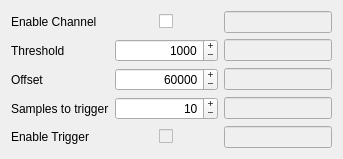
     <widget class="QWidget" name="tabChannel2">
      <attribute name="title">
       <string>Channel 2</string>
      </attribute>
      <layout class="QGridLayout" name="gridLayout_4">
       <item row="4" column="1" alignment="Qt::AlignHCenter">
        <widget class="QCheckBox" name="cbEnableTriggerCh2Input">
         <property name="enabled">
          <bool>false</bool>
         </property>
         <property name="text">
          <string/>
         </property>
        </widget>
       </item>
       <item row="3" column="1">
        <widget class="QSpinBox" name="ledSamplesToTriggerCh2Input">
         <property name="minimumSize">
          <size>
           <width>103</width>
           <height>0</height>
          </size>
         </property>
         <property name="alignment">
          <set>Qt::AlignRight|Qt::AlignTrailing|Qt::AlignVCenter</set>
         </property>
         <property name="buttonSymbols">
          <enum>QAbstractSpinBox::PlusMinus</enum>
         </property>
         <property name="text" stdset="0">
          <string>10</string>
         </property>
         <property name="maximum">
          <number>4095</number>
         </property>
         <property name="value">
          <number>10</number>
         </property>
        </widget>
       </item>
       <item row="3" column="2">
        <widget class="QLineEdit" name="ledSamplesToTriggerCh2Output">
         <property name="enabled">
          <bool>false</bool>
         </property>
         <property name="focusPolicy">
          <enum>Qt::NoFocus</enum>
         </property>
         <property name="alignment">
          <set>Qt::AlignRight|Qt::AlignTrailing|Qt::AlignVCenter</set>
         </property>
        </widget>
       </item>
       <item row="2" column="1">
        <widget class="QSpinBox" name="ledOffsetCh2Input">
         <property name="alignment">
          <set>Qt::AlignRight|Qt::AlignTrailing|Qt::AlignVCenter</set>
         </property>
         <property name="buttonSymbols">
          <enum>QAbstractSpinBox::PlusMinus</enum>
         </property>
         <property name="text" stdset="0">
          <string>60000</string>
         </property>
         <property name="maximum">
          <number>65535</number>
         </property>
         <property name="value">
          <number>60000</number>
         </property>
        </widget>
       </item>
       <item row="1" column="2">
        <widget class="QLineEdit" name="ledThresholdCh2Output">
         <property name="enabled">
          <bool>false</bool>
         </property>
         <property name="focusPolicy">
          <enum>Qt::NoFocus</enum>
         </property>
         <property name="alignment">
          <set>Qt::AlignRight|Qt::AlignTrailing|Qt::AlignVCenter</set>
         </property>
        </widget>
       </item>
       <item row="0" column="2">
        <widget class="QLineEdit" name="ledEnableChannelCh2Output">
         <property name="enabled">
          <bool>false</bool>
         </property>
         <property name="focusPolicy">
          <enum>Qt::NoFocus</enum>
         </property>
         <property name="alignment">
          <set>Qt::AlignRight|Qt::AlignTrailing|Qt::AlignVCenter</set>
         </property>
        </widget>
       </item>
       <item row="0" column="1" alignment="Qt::AlignHCenter">
        <widget class="QCheckBox" name="cbEnableChannelCh2Input">
         <property name="text">
          <string/>
         </property>
        </widget>
       </item>
       <item row="0" column="0">
        <widget class="QLabel" name="labEnableChannel_3">
         <property name="text">
          <string>Enable Channel</string>
         </property>
        </widget>
       </item>
       <item row="4" column="2">
        <widget class="QLineEdit" name="ledEnableTriggerCh2Output">
         <property name="enabled">
          <bool>false</bool>
         </property>
         <property name="focusPolicy">
          <enum>Qt::NoFocus</enum>
         </property>
         <property name="alignment">
          <set>Qt::AlignRight|Qt::AlignTrailing|Qt::AlignVCenter</set>
         </property>
        </widget>
       </item>
       <item row="2" column="2">
        <widget class="QLineEdit" name="ledOffsetCh2Output">
         <property name="enabled">
          <bool>false</bool>
         </property>
         <property name="focusPolicy">
          <enum>Qt::NoFocus</enum>
         </property>
         <property name="alignment">
          <set>Qt::AlignRight|Qt::AlignTrailing|Qt::AlignVCenter</set>
         </property>
        </widget>
       </item>
       <item row="1" column="1">
        <widget class="QSpinBox" name="ledThresholdCh2Input">
         <property name="alignment">
          <set>Qt::AlignRight|Qt::AlignTrailing|Qt::AlignVCenter</set>
         </property>
         <property name="buttonSymbols">
          <enum>QAbstractSpinBox::PlusMinus</enum>
         </property>
         <property name="text" stdset="0">
          <string>1000</string>
         </property>
         <property name="maximum">
          <number>16383</number>
         </property>
         <property name="value">
          <number>1000</number>
         </property>
        </widget>
       </item>
       <item row="1" column="0">
        <widget class="QLabel" name="labThreshold_3">
         <property name="text">
          <string>Threshold</string>
         </property>
        </widget>
       </item>
       <item row="4" column="0">
        <widget class="QLabel" name="labEnableTrigger_3">
         <property name="text">
          <string>Enable Trigger</string>
         </property>
        </widget>
       </item>
       <item row="2" column="0">
        <widget class="QLabel" name="labOffset_3">
         <property name="text">
          <string>Offset</string>
         </property>
        </widget>
       </item>
       <item row="3" column="0">
        <widget class="QLabel" name="labSamplesToTrigger_3">
         <property name="text">
          <string>Samples to trigger</string>
         </property>
        </widget>
       </item>
      </layout>
     </widget>
